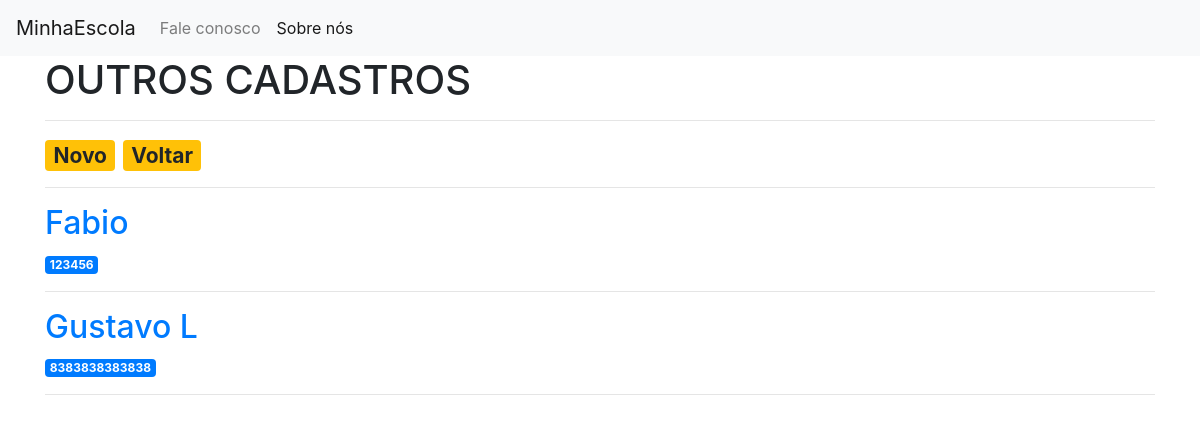
The app's page /outros with its own data.
### App.py (models this page shows)
class Posts(db.Model):
    id = db.Column(db.Integer, primary_key=True)
    created = db.Column(db.DateTime, default=datetime.datetime.utcnow)
    title = db.Column(db.String(80), nullable=False)
    contato = db.Column(db.Integer, nullable=True)
    email = db.Column(db.String(150), nullable=True)
    content = db.Column(db.String(500), nullable=False)
    tipo = db.Column(db.CHAR, default='M')

### App.py (the view)
@app.route('/outros')
def outros():
    othr = Posts.query.all()
    return render_template('outros.html', other=othr)

### templates/outros.html
{% extends 'base.html' %}
{% block content %}
    <h1>{% block title %} OUTROS CADASTROS {% endblock %}</h1><hr>
        <h3><a href="/cadastro">
            <span class="badge badge-warning">Novo</span></a>
        <a href="/escola">
            <span class="badge badge-warning">Voltar</span>
        </a>
        </h3><hr>
     {% for post in other %}
    {% if post.tipo != 'M' and post.tipo != 'V' %}
    <a href="{{ url_for('post', post_id=post['id']) }}">
        <h2>{{ post['title'] }} </h2>
    </a>
    <span class="badge badge-primary"> {{post['contato'] }}</span>
    <hr>
    {% endif %}
    {% endfor %}
{% endblock %}

### records on screen
Posts: title "Fabio", contato "123456"
Posts: title "Gustavo L", contato "8383838383838"
